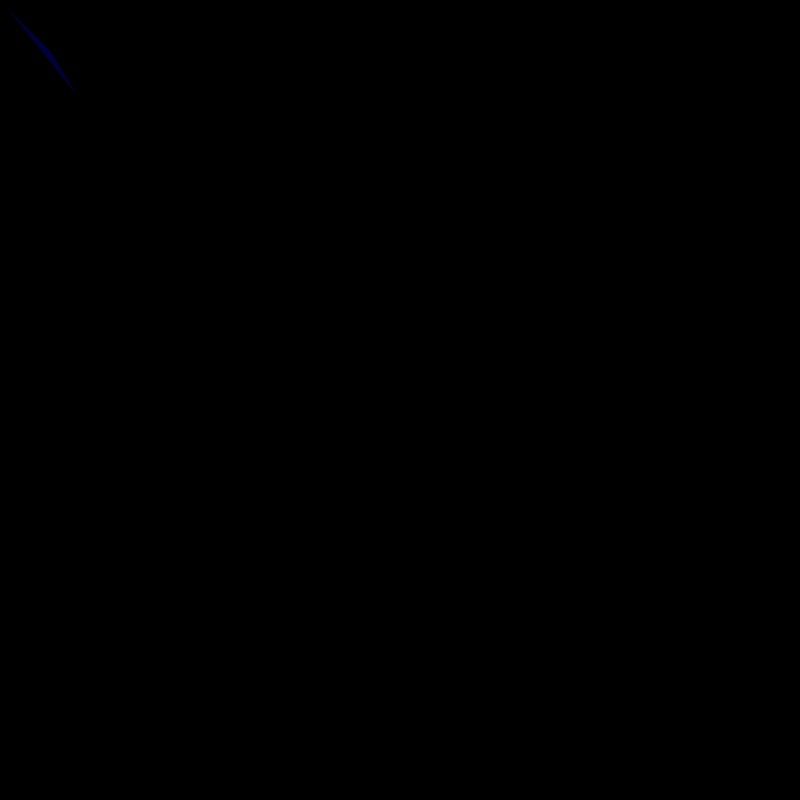
Frame 1 (no input)
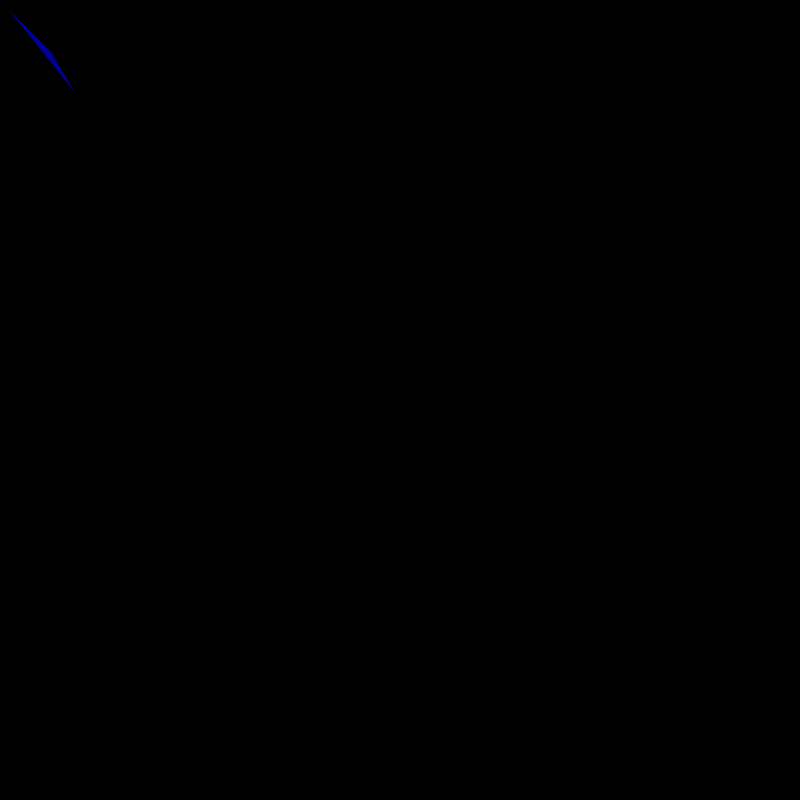
Frame 60 (the mouse pressed at the canvas centre just before this capture)
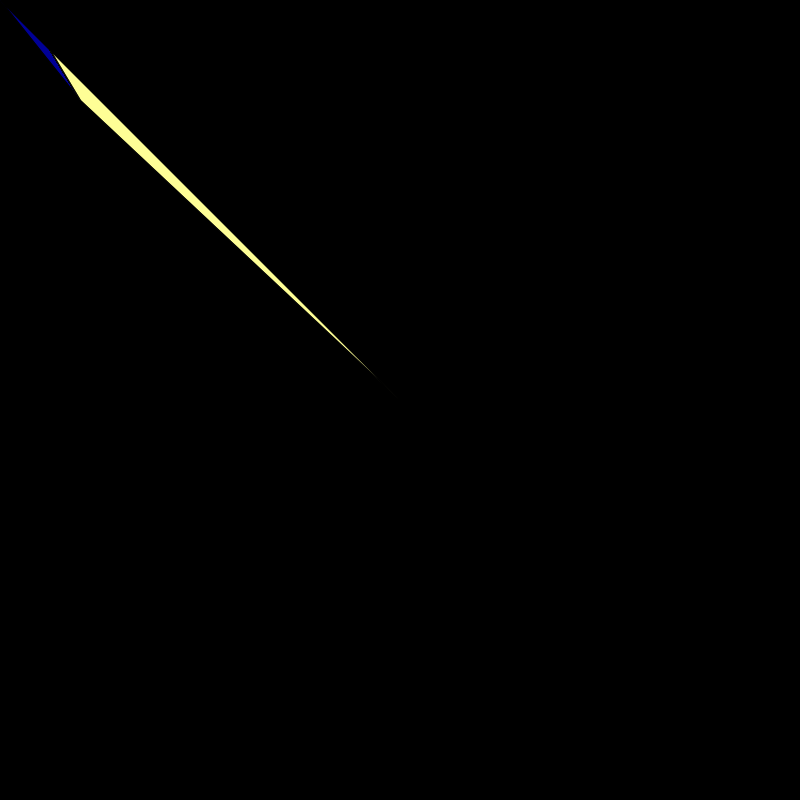
Frame 120 (the mouse held since frame 60 and released just before this capture)

The Processing sketch that drew these frames (run headless with seeded random() and noise(); from frame 60 on, the mouse is pressed at the canvas centre):

// Processing sketch: processing_11975
// ── processing_11975.pde



void setup() {  
size(800, 800);  
background (0);
}   

void draw () {
  fill (mouseX, mouseY, 150, 100);
  triangle (mouseX, mouseY, 50 , 50, 80, 100);

  
  
} 
  
